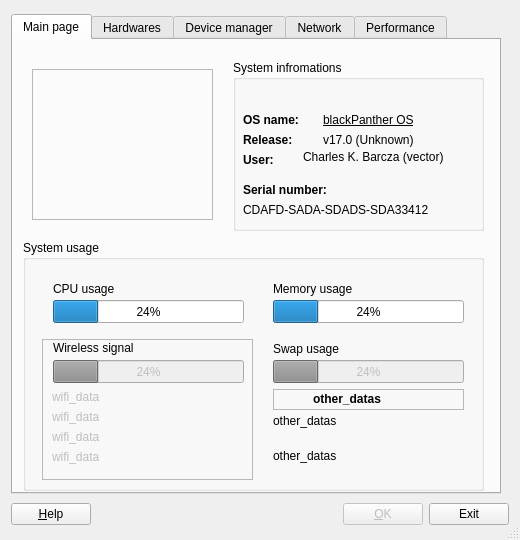
<?xml version="1.0" encoding="UTF-8"?>
<ui version="4.0">
 <comment>Available System Informations  from Your blackPanther OS </comment>
 <class>MyInfo</class>
 <widget class="QDialog" name="MyInfo">
  <property name="geometry">
   <rect>
    <x>0</x>
    <y>0</y>
    <width>520</width>
    <height>540</height>
   </rect>
  </property>
  <property name="sizePolicy">
   <sizepolicy hsizetype="Fixed" vsizetype="Fixed">
    <horstretch>0</horstretch>
    <verstretch>0</verstretch>
   </sizepolicy>
  </property>
  <property name="minimumSize">
   <size>
    <width>520</width>
    <height>540</height>
   </size>
  </property>
  <property name="maximumSize">
   <size>
    <width>520</width>
    <height>540</height>
   </size>
  </property>
  <property name="windowTitle">
   <string>blackPanther OS MyInfo</string>
  </property>
  <property name="sizeGripEnabled">
   <bool>true</bool>
  </property>
  <layout class="QVBoxLayout">
   <property name="spacing">
    <number>6</number>
   </property>
   <property name="leftMargin">
    <number>11</number>
   </property>
   <property name="topMargin">
    <number>11</number>
   </property>
   <property name="rightMargin">
    <number>11</number>
   </property>
   <property name="bottomMargin">
    <number>11</number>
   </property>
   <item>
    <widget class="QTabWidget" name="tabWidget">
     <property name="sizePolicy">
      <sizepolicy hsizetype="Fixed" vsizetype="Fixed">
       <horstretch>0</horstretch>
       <verstretch>0</verstretch>
      </sizepolicy>
     </property>
     <property name="minimumSize">
      <size>
       <width>490</width>
       <height>480</height>
      </size>
     </property>
     <property name="currentIndex">
      <number>0</number>
     </property>
     <widget class="QWidget" name="Widget8">
      <attribute name="title">
       <string>Main page</string>
      </attribute>
      <widget class="QGroupBox" name="groupBox">
       <property name="geometry">
        <rect>
         <x>220</x>
         <y>20</y>
         <width>251</width>
         <height>171</height>
        </rect>
       </property>
       <property name="title">
        <string>System infromations</string>
       </property>
       <widget class="QLabel" name="textLabel7">
        <property name="geometry">
         <rect>
          <x>10</x>
          <y>50</y>
          <width>90</width>
          <height>20</height>
         </rect>
        </property>
        <property name="text">
         <string>&lt;b&gt;OS name:&lt;/b&gt;</string>
        </property>
        <property name="wordWrap">
         <bool>false</bool>
        </property>
       </widget>
       <widget class="QLabel" name="os_name_text">
        <property name="geometry">
         <rect>
          <x>90</x>
          <y>50</y>
          <width>151</width>
          <height>20</height>
         </rect>
        </property>
        <property name="font">
         <font>
          <underline>true</underline>
         </font>
        </property>
        <property name="text">
         <string>blackPanther OS</string>
        </property>
        <property name="wordWrap">
         <bool>false</bool>
        </property>
       </widget>
       <widget class="QLabel" name="textLabel9">
        <property name="geometry">
         <rect>
          <x>10</x>
          <y>70</y>
          <width>81</width>
          <height>20</height>
         </rect>
        </property>
        <property name="text">
         <string>&lt;b&gt;Release:&lt;/b&gt;</string>
        </property>
        <property name="wordWrap">
         <bool>false</bool>
        </property>
       </widget>
       <widget class="QLabel" name="os_release_text">
        <property name="geometry">
         <rect>
          <x>90</x>
          <y>70</y>
          <width>151</width>
          <height>20</height>
         </rect>
        </property>
        <property name="text">
         <string>v17.0 (Unknown)</string>
        </property>
        <property name="wordWrap">
         <bool>false</bool>
        </property>
       </widget>
       <widget class="QLabel" name="textLabel10">
        <property name="geometry">
         <rect>
          <x>10</x>
          <y>90</y>
          <width>41</width>
          <height>20</height>
         </rect>
        </property>
        <property name="text">
         <string>&lt;b&gt;User:&lt;/b&gt;</string>
        </property>
        <property name="wordWrap">
         <bool>false</bool>
        </property>
       </widget>
       <widget class="QLabel" name="os_user_text">
        <property name="geometry">
         <rect>
          <x>70</x>
          <y>90</y>
          <width>171</width>
          <height>31</height>
         </rect>
        </property>
        <property name="font">
         <font>
          <italic>false</italic>
          <underline>false</underline>
         </font>
        </property>
        <property name="layoutDirection">
         <enum>Qt::RightToLeft</enum>
        </property>
        <property name="text">
         <string>Charles K. Barcza (vector)</string>
        </property>
        <property name="alignment">
         <set>Qt::AlignLeading|Qt::AlignLeft|Qt::AlignTop</set>
        </property>
        <property name="wordWrap">
         <bool>false</bool>
        </property>
       </widget>
       <widget class="QLabel" name="textLabel8">
        <property name="geometry">
         <rect>
          <x>10</x>
          <y>120</y>
          <width>181</width>
          <height>20</height>
         </rect>
        </property>
        <property name="text">
         <string>&lt;b&gt;Serial number:&lt;/b&gt;</string>
        </property>
        <property name="wordWrap">
         <bool>false</bool>
        </property>
       </widget>
       <widget class="QLabel" name="os_serial_text">
        <property name="geometry">
         <rect>
          <x>10</x>
          <y>140</y>
          <width>231</width>
          <height>20</height>
         </rect>
        </property>
        <property name="text">
         <string>CDAFD-SADA-SDADS-SDA33412</string>
        </property>
        <property name="wordWrap">
         <bool>false</bool>
        </property>
       </widget>
      </widget>
      <widget class="QGroupBox" name="groupBox_2">
       <property name="geometry">
        <rect>
         <x>10</x>
         <y>200</y>
         <width>461</width>
         <height>251</height>
        </rect>
       </property>
       <property name="title">
        <string>System usage</string>
       </property>
       <widget class="QProgressBar" name="progressBar">
        <property name="geometry">
         <rect>
          <x>30</x>
          <y>60</y>
          <width>191</width>
          <height>23</height>
         </rect>
        </property>
        <property name="value">
         <number>24</number>
        </property>
       </widget>
       <widget class="QLabel" name="label">
        <property name="geometry">
         <rect>
          <x>30</x>
          <y>40</y>
          <width>131</width>
          <height>17</height>
         </rect>
        </property>
        <property name="font">
         <font>
          <weight>50</weight>
          <bold>false</bold>
         </font>
        </property>
        <property name="text">
         <string>CPU usage</string>
        </property>
       </widget>
       <widget class="QProgressBar" name="progressBar_2">
        <property name="geometry">
         <rect>
          <x>250</x>
          <y>60</y>
          <width>191</width>
          <height>23</height>
         </rect>
        </property>
        <property name="value">
         <number>24</number>
        </property>
       </widget>
       <widget class="QLabel" name="label_2">
        <property name="geometry">
         <rect>
          <x>250</x>
          <y>40</y>
          <width>191</width>
          <height>17</height>
         </rect>
        </property>
        <property name="text">
         <string>Memory usage</string>
        </property>
       </widget>
       <widget class="QLabel" name="label_3">
        <property name="geometry">
         <rect>
          <x>30</x>
          <y>100</y>
          <width>191</width>
          <height>16</height>
         </rect>
        </property>
        <property name="text">
         <string>Wireless signal</string>
        </property>
       </widget>
       <widget class="QProgressBar" name="progressBar_3">
        <property name="enabled">
         <bool>false</bool>
        </property>
        <property name="geometry">
         <rect>
          <x>30</x>
          <y>120</y>
          <width>191</width>
          <height>23</height>
         </rect>
        </property>
        <property name="value">
         <number>24</number>
        </property>
       </widget>
       <widget class="QProgressBar" name="progressBar_4">
        <property name="enabled">
         <bool>false</bool>
        </property>
        <property name="geometry">
         <rect>
          <x>250</x>
          <y>120</y>
          <width>191</width>
          <height>23</height>
         </rect>
        </property>
        <property name="value">
         <number>24</number>
        </property>
       </widget>
       <widget class="QLabel" name="label_4">
        <property name="geometry">
         <rect>
          <x>250</x>
          <y>100</y>
          <width>191</width>
          <height>17</height>
         </rect>
        </property>
        <property name="text">
         <string>Swap usage</string>
        </property>
       </widget>
       <widget class="QFrame" name="frame_2">
        <property name="enabled">
         <bool>false</bool>
        </property>
        <property name="geometry">
         <rect>
          <x>19</x>
          <y>99</y>
          <width>211</width>
          <height>141</height>
         </rect>
        </property>
        <property name="frameShape">
         <enum>QFrame::StyledPanel</enum>
        </property>
        <property name="frameShadow">
         <enum>QFrame::Raised</enum>
        </property>
        <widget class="QLabel" name="wifi_data1">
         <property name="geometry">
          <rect>
           <x>10</x>
           <y>50</y>
           <width>191</width>
           <height>16</height>
          </rect>
         </property>
         <property name="text">
          <string>wifi_data</string>
         </property>
        </widget>
        <widget class="QLabel" name="wifi_data1_2">
         <property name="geometry">
          <rect>
           <x>10</x>
           <y>70</y>
           <width>191</width>
           <height>16</height>
          </rect>
         </property>
         <property name="text">
          <string>wifi_data</string>
         </property>
        </widget>
        <widget class="QLabel" name="wifi_data1_3">
         <property name="geometry">
          <rect>
           <x>10</x>
           <y>90</y>
           <width>191</width>
           <height>16</height>
          </rect>
         </property>
         <property name="text">
          <string>wifi_data</string>
         </property>
        </widget>
        <widget class="QLabel" name="wifi_data1_4">
         <property name="geometry">
          <rect>
           <x>10</x>
           <y>110</y>
           <width>191</width>
           <height>16</height>
          </rect>
         </property>
         <property name="text">
          <string>wifi_data</string>
         </property>
        </widget>
       </widget>
       <widget class="QLabel" name="other_datas_2">
        <property name="geometry">
         <rect>
          <x>250</x>
          <y>170</y>
          <width>191</width>
          <height>21</height>
         </rect>
        </property>
        <property name="text">
         <string>other_datas</string>
        </property>
       </widget>
       <widget class="QLabel" name="other_datas_3">
        <property name="geometry">
         <rect>
          <x>250</x>
          <y>190</y>
          <width>191</width>
          <height>51</height>
         </rect>
        </property>
        <property name="text">
         <string>other_datas</string>
        </property>
       </widget>
       <widget class="QFrame" name="frame_3">
        <property name="geometry">
         <rect>
          <x>250</x>
          <y>149</y>
          <width>191</width>
          <height>21</height>
         </rect>
        </property>
        <property name="frameShape">
         <enum>QFrame::StyledPanel</enum>
        </property>
        <property name="frameShadow">
         <enum>QFrame::Raised</enum>
        </property>
        <widget class="QLabel" name="other_datas">
         <property name="geometry">
          <rect>
           <x>40</x>
           <y>0</y>
           <width>141</width>
           <height>20</height>
          </rect>
         </property>
         <property name="font">
          <font>
           <weight>75</weight>
           <bold>true</bold>
          </font>
         </property>
         <property name="text">
          <string>other_datas</string>
         </property>
        </widget>
       </widget>
      </widget>
      <widget class="QFrame" name="frame">
       <property name="geometry">
        <rect>
         <x>19</x>
         <y>29</y>
         <width>181</width>
         <height>151</height>
        </rect>
       </property>
       <property name="styleSheet">
        <string notr="true">background-image: url(:/local/pics/logo.png);</string>
       </property>
       <property name="frameShape">
        <enum>QFrame::StyledPanel</enum>
       </property>
       <property name="frameShadow">
        <enum>QFrame::Raised</enum>
       </property>
      </widget>
     </widget>
     <widget class="QWidget" name="TabPage">
      <attribute name="title">
       <string>Hardwares</string>
      </attribute>
      <widget class="QGroupBox" name="hardware_reviews">
       <property name="geometry">
        <rect>
         <x>10</x>
         <y>10</y>
         <width>461</width>
         <height>201</height>
        </rect>
       </property>
       <property name="title">
        <string>Hardwares reviews</string>
       </property>
       <widget class="QPushButton" name="device_manager_button">
        <property name="geometry">
         <rect>
          <x>260</x>
          <y>130</y>
          <width>180</width>
          <height>31</height>
         </rect>
        </property>
        <property name="text">
         <string>Device manager</string>
        </property>
       </widget>
       <widget class="QLabel" name="textLabel13">
        <property name="geometry">
         <rect>
          <x>150</x>
          <y>30</y>
          <width>291</width>
          <height>60</height>
         </rect>
        </property>
        <property name="text">
         <string>&lt;!DOCTYPE HTML PUBLIC &quot;-//W3C//DTD HTML 4.0//EN&quot; &quot;http://www.w3.org/TR/REC-html40/strict.dtd&quot;&gt;
&lt;html&gt;&lt;head&gt;&lt;meta name=&quot;qrichtext&quot; content=&quot;1&quot; /&gt;&lt;style type=&quot;text/css&quot;&gt;
p, li { white-space: pre-wrap; }
&lt;/style&gt;&lt;/head&gt;&lt;body style=&quot; font-family:'Toga Sans'; font-size:9pt; font-weight:400; font-style:normal;&quot;&gt;
&lt;p style=&quot; margin-top:0px; margin-bottom:0px; margin-left:0px; margin-right:0px; -qt-block-indent:0; text-indent:0px; font-size:x-large; font-weight:600;&quot;&gt;&lt;span style=&quot; font-size:x-large;&quot;&gt;Here available the device &lt;/span&gt;&lt;/p&gt;
&lt;p style=&quot; margin-top:0px; margin-bottom:0px; margin-left:0px; margin-right:0px; -qt-block-indent:0; text-indent:0px; font-size:x-large; font-weight:600;&quot;&gt;&lt;span style=&quot; font-size:x-large;&quot;&gt;configuration tool...&lt;/span&gt;&lt;/p&gt;&lt;/body&gt;&lt;/html&gt;</string>
        </property>
        <property name="wordWrap">
         <bool>false</bool>
        </property>
       </widget>
       <widget class="QFrame" name="hardw_page_logo">
        <property name="geometry">
         <rect>
          <x>10</x>
          <y>20</y>
          <width>111</width>
          <height>101</height>
         </rect>
        </property>
        <property name="styleSheet">
         <string notr="true">background-image: url(:/local/pics/hardware.png);</string>
        </property>
        <property name="frameShape">
         <enum>QFrame::StyledPanel</enum>
        </property>
        <property name="frameShadow">
         <enum>QFrame::Raised</enum>
        </property>
       </widget>
      </widget>
      <widget class="QGroupBox" name="system_disks_name_text">
       <property name="geometry">
        <rect>
         <x>10</x>
         <y>210</y>
         <width>461</width>
         <height>231</height>
        </rect>
       </property>
       <property name="title">
        <string>System review</string>
       </property>
       <widget class="QLabel" name="textLabel2">
        <property name="geometry">
         <rect>
          <x>20</x>
          <y>30</y>
          <width>100</width>
          <height>20</height>
         </rect>
        </property>
        <property name="text">
         <string>&lt;b&gt;Computer:&lt;/b&gt;</string>
        </property>
        <property name="wordWrap">
         <bool>false</bool>
        </property>
       </widget>
       <widget class="QLabel" name="textLabel3">
        <property name="geometry">
         <rect>
          <x>20</x>
          <y>50</y>
          <width>100</width>
          <height>20</height>
         </rect>
        </property>
        <property name="text">
         <string>&lt;b&gt;Processor:&lt;/b&gt;</string>
        </property>
        <property name="wordWrap">
         <bool>false</bool>
        </property>
       </widget>
       <widget class="QLabel" name="textLabel4">
        <property name="geometry">
         <rect>
          <x>20</x>
          <y>70</y>
          <width>100</width>
          <height>20</height>
         </rect>
        </property>
        <property name="text">
         <string>&lt;b&gt;Memory:&lt;/b&gt;</string>
        </property>
        <property name="wordWrap">
         <bool>false</bool>
        </property>
       </widget>
       <widget class="QLabel" name="textLabel12">
        <property name="geometry">
         <rect>
          <x>20</x>
          <y>90</y>
          <width>100</width>
          <height>20</height>
         </rect>
        </property>
        <property name="text">
         <string>&lt;b&gt;Video:&lt;/b&gt;</string>
        </property>
        <property name="wordWrap">
         <bool>false</bool>
        </property>
       </widget>
       <widget class="QLabel" name="textLabel6">
        <property name="geometry">
         <rect>
          <x>20</x>
          <y>110</y>
          <width>131</width>
          <height>20</height>
         </rect>
        </property>
        <property name="text">
         <string>&lt;b&gt;Network  device:&lt;/b&gt;</string>
        </property>
        <property name="wordWrap">
         <bool>false</bool>
        </property>
       </widget>
       <widget class="QLabel" name="system_computer_name_text">
        <property name="geometry">
         <rect>
          <x>150</x>
          <y>30</y>
          <width>261</width>
          <height>20</height>
         </rect>
        </property>
        <property name="text">
         <string>system_computer_name</string>
        </property>
        <property name="wordWrap">
         <bool>false</bool>
        </property>
       </widget>
       <widget class="QLabel" name="system_processor_name_text">
        <property name="geometry">
         <rect>
          <x>150</x>
          <y>50</y>
          <width>261</width>
          <height>20</height>
         </rect>
        </property>
        <property name="text">
         <string>system_processor_name</string>
        </property>
        <property name="wordWrap">
         <bool>false</bool>
        </property>
       </widget>
       <widget class="QLabel" name="system_memory_name_text">
        <property name="geometry">
         <rect>
          <x>150</x>
          <y>70</y>
          <width>261</width>
          <height>20</height>
         </rect>
        </property>
        <property name="text">
         <string>system_memory_name</string>
        </property>
        <property name="wordWrap">
         <bool>false</bool>
        </property>
       </widget>
       <widget class="QLabel" name="system_video_name_text">
        <property name="geometry">
         <rect>
          <x>150</x>
          <y>90</y>
          <width>261</width>
          <height>20</height>
         </rect>
        </property>
        <property name="text">
         <string>system_video_name</string>
        </property>
        <property name="wordWrap">
         <bool>false</bool>
        </property>
       </widget>
       <widget class="QLabel" name="system_netdevice_name_text">
        <property name="geometry">
         <rect>
          <x>150</x>
          <y>110</y>
          <width>281</width>
          <height>20</height>
         </rect>
        </property>
        <property name="text">
         <string>system_netdevice_name</string>
        </property>
        <property name="wordWrap">
         <bool>false</bool>
        </property>
       </widget>
       <widget class="QPushButton" name="system_manage_disk_button">
        <property name="geometry">
         <rect>
          <x>20</x>
          <y>180</y>
          <width>121</width>
          <height>31</height>
         </rect>
        </property>
        <property name="text">
         <string>Manage disks</string>
        </property>
       </widget>
       <widget class="QLabel" name="textLabel5">
        <property name="geometry">
         <rect>
          <x>20</x>
          <y>130</y>
          <width>100</width>
          <height>20</height>
         </rect>
        </property>
        <property name="text">
         <string>&lt;b&gt;Disks:&lt;/b&gt;</string>
        </property>
        <property name="wordWrap">
         <bool>false</bool>
        </property>
       </widget>
       <widget class="QLabel" name="system_memory_name_text_2">
        <property name="geometry">
         <rect>
          <x>150</x>
          <y>130</y>
          <width>291</width>
          <height>101</height>
         </rect>
        </property>
        <property name="text">
         <string>system_disks_name</string>
        </property>
        <property name="alignment">
         <set>Qt::AlignLeading|Qt::AlignLeft|Qt::AlignTop</set>
        </property>
        <property name="wordWrap">
         <bool>false</bool>
        </property>
       </widget>
      </widget>
     </widget>
     <widget class="QWidget" name="TabPage">
      <attribute name="title">
       <string>Device manager</string>
      </attribute>
      <widget class="QTextEdit" name="textEdit">
       <property name="enabled">
        <bool>true</bool>
       </property>
       <property name="geometry">
        <rect>
         <x>10</x>
         <y>20</y>
         <width>471</width>
         <height>381</height>
        </rect>
       </property>
       <property name="sizePolicy">
        <sizepolicy hsizetype="Ignored" vsizetype="Maximum">
         <horstretch>0</horstretch>
         <verstretch>0</verstretch>
        </sizepolicy>
       </property>
       <property name="minimumSize">
        <size>
         <width>470</width>
         <height>380</height>
        </size>
       </property>
       <property name="font">
        <font>
         <pointsize>8</pointsize>
        </font>
       </property>
       <property name="autoFillBackground">
        <bool>false</bool>
       </property>
       <property name="autoFormatting">
        <set>QTextEdit::AutoNone</set>
       </property>
       <property name="html">
        <string>&lt;!DOCTYPE HTML PUBLIC &quot;-//W3C//DTD HTML 4.0//EN&quot; &quot;http://www.w3.org/TR/REC-html40/strict.dtd&quot;&gt;
&lt;html&gt;&lt;head&gt;&lt;meta name=&quot;qrichtext&quot; content=&quot;1&quot; /&gt;&lt;style type=&quot;text/css&quot;&gt;
p, li { white-space: pre-wrap; }
&lt;/style&gt;&lt;/head&gt;&lt;body style=&quot; font-family:'DejaVu Sans'; font-size:8pt; font-weight:400; font-style:normal;&quot;&gt;
&lt;p style=&quot; margin-top:0px; margin-bottom:0px; margin-left:0px; margin-right:0px; -qt-block-indent:0; text-indent:0px;&quot;&gt;&lt;span style=&quot; font-family:'Sans Serif';&quot;&gt;AAAAAAAAAAAAAAAAAAAAAAAAAAAAAAAAAAAAAAAAAAAAAAAAAAAAAAAAAAAAAAAAAAAAAAAAAAAAAAAAAAAAAAAAAABBBBBBBBBBBBBBBBBBBBBBBBBBBBBBBBBBBBBBBBBBBBBB&lt;/span&gt;&lt;/p&gt;&lt;/body&gt;&lt;/html&gt;</string>
       </property>
      </widget>
      <widget class="QWidget" name="layoutWidget">
       <property name="geometry">
        <rect>
         <x>20</x>
         <y>400</y>
         <width>451</width>
         <height>41</height>
        </rect>
       </property>
       <layout class="QHBoxLayout" name="_2">
        <property name="spacing">
         <number>6</number>
        </property>
        <property name="leftMargin">
         <number>0</number>
        </property>
        <property name="topMargin">
         <number>0</number>
        </property>
        <property name="rightMargin">
         <number>0</number>
        </property>
        <property name="bottomMargin">
         <number>0</number>
        </property>
        <item>
         <widget class="QPushButton" name="pushButton7_2">
          <property name="enabled">
           <bool>false</bool>
          </property>
          <property name="text">
           <string>Propeties</string>
          </property>
         </widget>
        </item>
        <item>
         <spacer name="Horizontal Spacing2_2">
          <property name="orientation">
           <enum>Qt::Horizontal</enum>
          </property>
          <property name="sizeType">
           <enum>QSizePolicy::Expanding</enum>
          </property>
          <property name="sizeHint" stdset="0">
           <size>
            <width>28</width>
            <height>28</height>
           </size>
          </property>
         </spacer>
        </item>
        <item>
         <widget class="QPushButton" name="pushButton8">
          <property name="enabled">
           <bool>false</bool>
          </property>
          <property name="text">
           <string>Remove</string>
          </property>
         </widget>
        </item>
        <item>
         <spacer name="Horizontal Spacing2_3">
          <property name="orientation">
           <enum>Qt::Horizontal</enum>
          </property>
          <property name="sizeType">
           <enum>QSizePolicy::Expanding</enum>
          </property>
          <property name="sizeHint" stdset="0">
           <size>
            <width>18</width>
            <height>28</height>
           </size>
          </property>
         </spacer>
        </item>
        <item>
         <widget class="QPushButton" name="pushButton9_2">
          <property name="text">
           <string>Add new </string>
          </property>
         </widget>
        </item>
       </layout>
      </widget>
     </widget>
     <widget class="QWidget" name="Widget9">
      <attribute name="title">
       <string>Network</string>
      </attribute>
      <widget class="QGroupBox" name="groupBox7">
       <property name="geometry">
        <rect>
         <x>10</x>
         <y>210</y>
         <width>471</width>
         <height>221</height>
        </rect>
       </property>
       <property name="title">
        <string>Configuration</string>
       </property>
       <widget class="QPushButton" name="pushButton10">
        <property name="geometry">
         <rect>
          <x>330</x>
          <y>30</y>
          <width>110</width>
          <height>31</height>
         </rect>
        </property>
        <property name="text">
         <string>Mac</string>
        </property>
       </widget>
       <widget class="QPushButton" name="pushButton11">
        <property name="geometry">
         <rect>
          <x>330</x>
          <y>70</y>
          <width>110</width>
          <height>31</height>
         </rect>
        </property>
        <property name="text">
         <string>pushButton11</string>
        </property>
       </widget>
       <widget class="QPushButton" name="pushButton12">
        <property name="geometry">
         <rect>
          <x>330</x>
          <y>110</y>
          <width>110</width>
          <height>31</height>
         </rect>
        </property>
        <property name="text">
         <string>pushButton12</string>
        </property>
       </widget>
       <widget class="QLabel" name="textLabel1_2">
        <property name="geometry">
         <rect>
          <x>10</x>
          <y>30</y>
          <width>311</width>
          <height>181</height>
         </rect>
        </property>
        <property name="layoutDirection">
         <enum>Qt::RightToLeft</enum>
        </property>
        <property name="autoFillBackground">
         <bool>false</bool>
        </property>
        <property name="text">
         <string>Computer name:</string>
        </property>
        <property name="wordWrap">
         <bool>false</bool>
        </property>
       </widget>
      </widget>
      <widget class="QGroupBox" name="groupBox6">
       <property name="geometry">
        <rect>
         <x>17</x>
         <y>18</y>
         <width>461</width>
         <height>201</height>
        </rect>
       </property>
       <property name="title">
        <string>Satus</string>
       </property>
       <widget class="QLabel" name="textLabel4_2">
        <property name="geometry">
         <rect>
          <x>20</x>
          <y>120</y>
          <width>131</width>
          <height>20</height>
         </rect>
        </property>
        <property name="font">
         <font>
          <weight>75</weight>
          <bold>true</bold>
         </font>
        </property>
        <property name="text">
         <string>Share level:</string>
        </property>
        <property name="wordWrap">
         <bool>false</bool>
        </property>
       </widget>
       <widget class="QLabel" name="textLabel3_2">
        <property name="geometry">
         <rect>
          <x>20</x>
          <y>90</y>
          <width>131</width>
          <height>20</height>
         </rect>
        </property>
        <property name="font">
         <font>
          <weight>75</weight>
          <bold>true</bold>
         </font>
        </property>
        <property name="text">
         <string>Samba status:</string>
        </property>
        <property name="wordWrap">
         <bool>false</bool>
        </property>
       </widget>
       <widget class="QLabel" name="textLabel2_2">
        <property name="geometry">
         <rect>
          <x>20</x>
          <y>60</y>
          <width>131</width>
          <height>20</height>
         </rect>
        </property>
        <property name="font">
         <font>
          <weight>75</weight>
          <bold>true</bold>
         </font>
        </property>
        <property name="text">
         <string>Workgroup:</string>
        </property>
        <property name="wordWrap">
         <bool>false</bool>
        </property>
       </widget>
       <widget class="QLabel" name="textLabel1">
        <property name="geometry">
         <rect>
          <x>20</x>
          <y>30</y>
          <width>131</width>
          <height>20</height>
         </rect>
        </property>
        <property name="font">
         <font>
          <weight>75</weight>
          <bold>true</bold>
         </font>
        </property>
        <property name="text">
         <string>Computer name:</string>
        </property>
        <property name="wordWrap">
         <bool>false</bool>
        </property>
       </widget>
       <widget class="QLabel" name="network_computer_name_text">
        <property name="geometry">
         <rect>
          <x>160</x>
          <y>30</y>
          <width>201</width>
          <height>20</height>
         </rect>
        </property>
        <property name="text">
         <string>network_computer_name</string>
        </property>
        <property name="wordWrap">
         <bool>false</bool>
        </property>
       </widget>
       <widget class="QLabel" name="network_workgroup_name_text">
        <property name="geometry">
         <rect>
          <x>160</x>
          <y>60</y>
          <width>241</width>
          <height>20</height>
         </rect>
        </property>
        <property name="text">
         <string>network_workgroup_name</string>
        </property>
        <property name="wordWrap">
         <bool>false</bool>
        </property>
       </widget>
       <widget class="QLabel" name="network_samba_status_text">
        <property name="geometry">
         <rect>
          <x>160</x>
          <y>90</y>
          <width>271</width>
          <height>20</height>
         </rect>
        </property>
        <property name="text">
         <string>network_samba_status</string>
        </property>
        <property name="wordWrap">
         <bool>false</bool>
        </property>
       </widget>
       <widget class="QLabel" name="network_share_level_text">
        <property name="geometry">
         <rect>
          <x>160</x>
          <y>120</y>
          <width>251</width>
          <height>20</height>
         </rect>
        </property>
        <property name="text">
         <string>network_share_level</string>
        </property>
        <property name="wordWrap">
         <bool>false</bool>
        </property>
       </widget>
       <widget class="QLabel" name="textLabel1_6">
        <property name="geometry">
         <rect>
          <x>20</x>
          <y>150</y>
          <width>131</width>
          <height>20</height>
         </rect>
        </property>
        <property name="font">
         <font>
          <weight>75</weight>
          <bold>true</bold>
         </font>
        </property>
        <property name="text">
         <string>Firewall state:</string>
        </property>
        <property name="wordWrap">
         <bool>false</bool>
        </property>
       </widget>
       <widget class="QLabel" name="network_firewall_state_text">
        <property name="geometry">
         <rect>
          <x>160</x>
          <y>150</y>
          <width>261</width>
          <height>20</height>
         </rect>
        </property>
        <property name="text">
         <string>network_firewall_state</string>
        </property>
        <property name="wordWrap">
         <bool>false</bool>
        </property>
       </widget>
      </widget>
     </widget>
     <widget class="QWidget" name="TabPage">
      <attribute name="title">
       <string>Performance</string>
      </attribute>
      <widget class="QGroupBox" name="groupBox5">
       <property name="geometry">
        <rect>
         <x>10</x>
         <y>330</y>
         <width>470</width>
         <height>101</height>
        </rect>
       </property>
       <property name="title">
        <string>Settings</string>
       </property>
      </widget>
      <widget class="QGroupBox" name="groupBox4">
       <property name="geometry">
        <rect>
         <x>10</x>
         <y>20</y>
         <width>470</width>
         <height>301</height>
        </rect>
       </property>
       <property name="title">
        <string>Status</string>
       </property>
       <widget class="QLabel" name="textLabel6_2">
        <property name="geometry">
         <rect>
          <x>30</x>
          <y>60</y>
          <width>111</width>
          <height>20</height>
         </rect>
        </property>
        <property name="font">
         <font>
          <weight>75</weight>
          <bold>true</bold>
         </font>
        </property>
        <property name="text">
         <string>Memory usage:</string>
        </property>
        <property name="wordWrap">
         <bool>false</bool>
        </property>
       </widget>
       <widget class="QLabel" name="textLabel5_2">
        <property name="geometry">
         <rect>
          <x>30</x>
          <y>30</y>
          <width>111</width>
          <height>20</height>
         </rect>
        </property>
        <property name="font">
         <font>
          <weight>75</weight>
          <bold>true</bold>
         </font>
        </property>
        <property name="text">
         <string>CPU usage:</string>
        </property>
        <property name="wordWrap">
         <bool>false</bool>
        </property>
       </widget>
       <widget class="QLabel" name="textLabel7_2">
        <property name="geometry">
         <rect>
          <x>30</x>
          <y>90</y>
          <width>111</width>
          <height>20</height>
         </rect>
        </property>
        <property name="font">
         <font>
          <weight>75</weight>
          <bold>true</bold>
         </font>
        </property>
        <property name="text">
         <string>Graphical usage:</string>
        </property>
        <property name="wordWrap">
         <bool>false</bool>
        </property>
       </widget>
       <widget class="QLabel" name="textLabel8_2">
        <property name="geometry">
         <rect>
          <x>30</x>
          <y>120</y>
          <width>111</width>
          <height>20</height>
         </rect>
        </property>
        <property name="font">
         <font>
          <weight>75</weight>
          <bold>true</bold>
         </font>
        </property>
        <property name="text">
         <string>Visual effects:</string>
        </property>
        <property name="wordWrap">
         <bool>false</bool>
        </property>
       </widget>
      </widget>
     </widget>
    </widget>
   </item>
   <item>
    <layout class="QHBoxLayout">
     <property name="spacing">
      <number>6</number>
     </property>
     <property name="leftMargin">
      <number>0</number>
     </property>
     <property name="topMargin">
      <number>0</number>
     </property>
     <property name="rightMargin">
      <number>0</number>
     </property>
     <property name="bottomMargin">
      <number>0</number>
     </property>
     <item>
      <widget class="QPushButton" name="buttonHelp">
       <property name="text">
        <string>&amp;Help</string>
       </property>
       <property name="shortcut">
        <string>F1</string>
       </property>
       <property name="autoDefault">
        <bool>true</bool>
       </property>
      </widget>
     </item>
     <item>
      <spacer name="Horizontal Spacing2">
       <property name="orientation">
        <enum>Qt::Horizontal</enum>
       </property>
       <property name="sizeType">
        <enum>QSizePolicy::Expanding</enum>
       </property>
       <property name="sizeHint" stdset="0">
        <size>
         <width>20</width>
         <height>20</height>
        </size>
       </property>
      </spacer>
     </item>
     <item>
      <widget class="QPushButton" name="buttonOk">
       <property name="enabled">
        <bool>false</bool>
       </property>
       <property name="text">
        <string>&amp;OK</string>
       </property>
       <property name="shortcut">
        <string/>
       </property>
       <property name="autoDefault">
        <bool>true</bool>
       </property>
       <property name="default">
        <bool>true</bool>
       </property>
      </widget>
     </item>
     <item>
      <widget class="QPushButton" name="buttonCancel">
       <property name="text">
        <string>Exit</string>
       </property>
       <property name="shortcut">
        <string/>
       </property>
       <property name="autoDefault">
        <bool>true</bool>
       </property>
      </widget>
     </item>
    </layout>
   </item>
  </layout>
 </widget>
 <layoutdefault spacing="6" margin="11"/>
 <resources>
  <include location="MyInfo.qrc"/>
 </resources>
 <connections>
  <connection>
   <sender>buttonOk</sender>
   <signal>clicked()</signal>
   <receiver>MyInfo</receiver>
   <slot>accept()</slot>
   <hints>
    <hint type="sourcelabel">
     <x>20</x>
     <y>20</y>
    </hint>
    <hint type="destinationlabel">
     <x>20</x>
     <y>20</y>
    </hint>
   </hints>
  </connection>
  <connection>
   <sender>buttonCancel</sender>
   <signal>clicked()</signal>
   <receiver>MyInfo</receiver>
   <slot>reject()</slot>
   <hints>
    <hint type="sourcelabel">
     <x>20</x>
     <y>20</y>
    </hint>
    <hint type="destinationlabel">
     <x>20</x>
     <y>20</y>
    </hint>
   </hints>
  </connection>
 </connections>
</ui>
